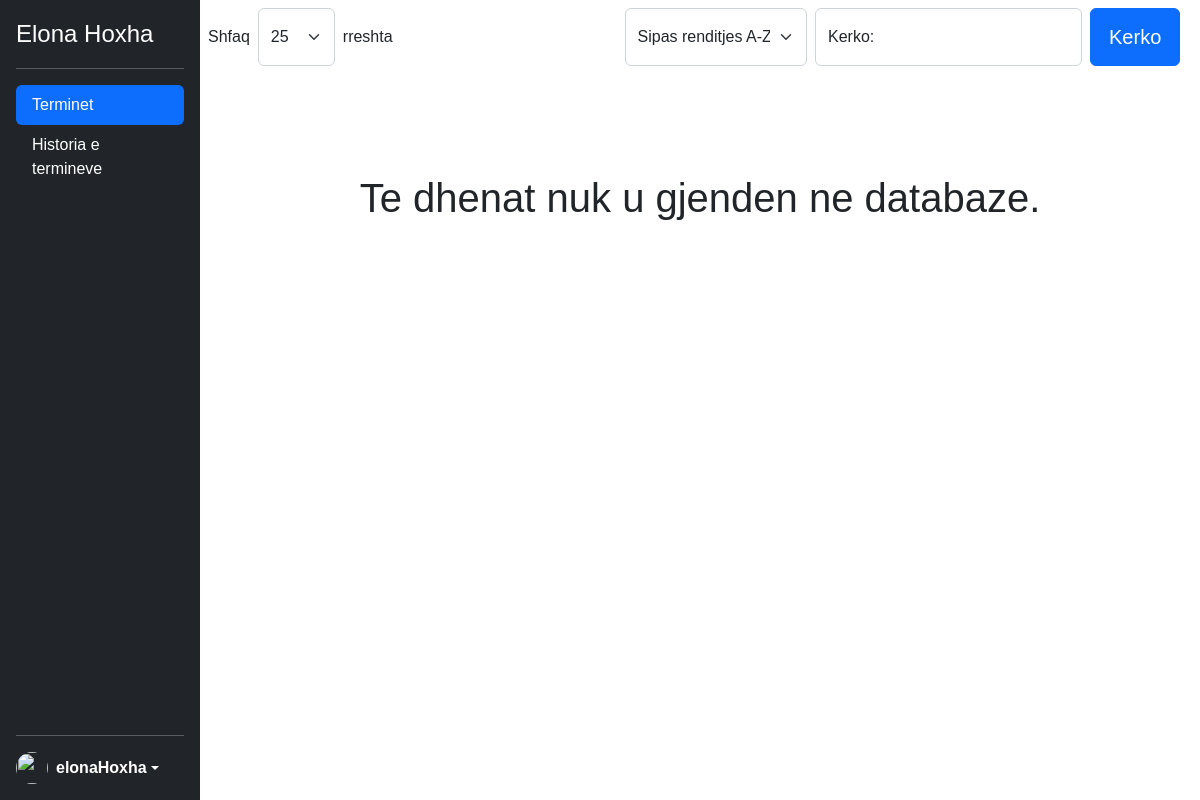
Page /doctorSide/terminet.php (signed in) on the earlier database version.
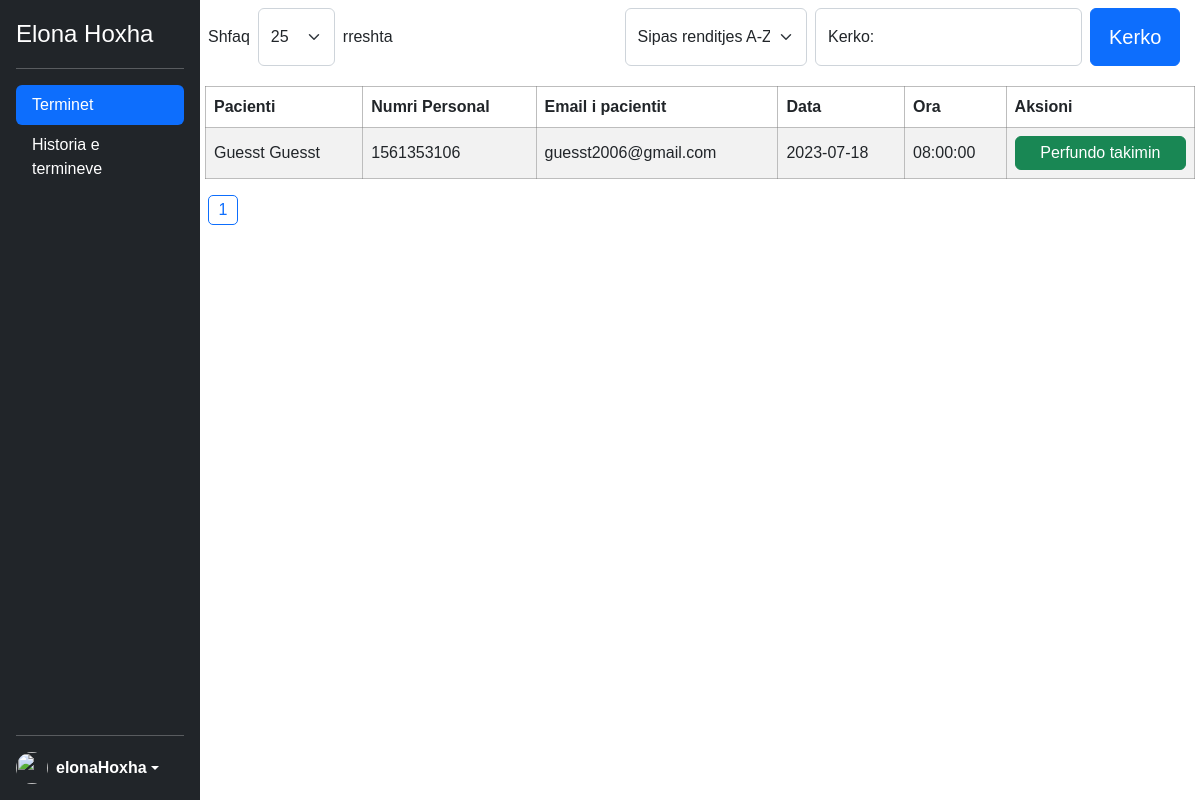
Same page on the later database version.
### tables this page shows
CREATE TABLE `terminet` (
  `id` int(11) NOT NULL,
  `doktori` varchar(100) NOT NULL,
  `emri_pacientit` varchar(100) NOT NULL,
  `mbiemri_pacientit` varchar(100) NOT NULL,
  `numri_personal` int(10) NOT NULL,
  `email_pacientit` varchar(100) NOT NULL,
  `data` date NOT NULL,
  `ora` time NOT NULL
);

### doctorSide/terminet.php (the view, shortened to what the changed rows need)
<?php
include('../config.php');
?>
<!DOCTYPE html>
<html lang="en">
<head>
    <link rel="stylesheet" href="../css/main.css">
    <link href="https://cdn.jsdelivr.net/npm/bootstrap@5.2.0-beta1/dist/css/bootstrap.min.css" rel="stylesheet">
    <link rel="stylesheet" href="../bootstrap-5.1.3-examples/sidebars/sidebars.css">
</head>
<body>
    <?php
    $entries = isset($_GET['entries']) ? $_GET['entries'] : 25;
    $sortDefault = "default";
    $sortBy = isset($_GET['sortBy']) ? $_GET['sortBy'] : $sortDefault;
    $sort = "";
    $countSql = "SELECT COUNT(*) as total FROM terminet WHERE doktori=:doktori";
    $countPrep = $con->prepare($countSql);
    $countPrep->bindParam(':doktori', $_SESSION['doctor']);
    $countPrep->execute();
    $totalRows = $countPrep->fetch();
    $totalRows = $totalRows['total'];
    $totalPages = ceil($totalRows / $entries);
    $currentPage = isset($_GET['page']) ? $_GET['page'] : 1;
    $startIndex = ($currentPage - 1) * $entries;
    if ($sortBy == "default") {
        $sort = " ORDER BY doktori ASC LIMIT :startIndex, $entries";
    } else if ($sortBy == "ASC") {
        $sort = " ORDER BY doktori ASC LIMIT :startIndex, $entries";
        $sortASC = 'selected';
        $searchedQuery = isset($_GET['keyword']) ? $_GET['keyword'] : "";
    } else if ($sortBy == "DESC") {
        $sort = " ORDER BY doktori DESC LIMIT :startIndex, $entries";
        $sortDESC = 'selected';
        $searchedQuery = isset($_GET['keyword']) ? $_GET['keyword'] : "";
    } else if ($sortBy == "date") {
        $sort = " ORDER BY DATE(data) LIMIT :startIndex, $entries";
        $sortDate = 'selected';
        $searchedQuery = isset($_GET['keyword']) ? $_GET['keyword'] : "";
    }
    if (isset($_GET['search']) && !empty($_GET['keyword'])) {
        $keyword = $_GET['keyword'];
        $sort = "SELECT * FROM terminet WHERE doktori=:doktori AND (numri_personal=:keyword OR
                 emri_pacientit=:keyword OR mbiemri_pacientit=:keyword OR data=:keyword OR ora=:keyword)" . $sort;
        $sql = $sort;
        $prep = $con->prepare($sql);
        $prep->bindParam(':keyword', $keyword);
        $prep->bindParam(':doktori', $_SESSION['doctor']);
        $prep->bindValue(':startIndex', $startIndex, PDO::PARAM_INT);
        $prep->execute();
        $data = $prep->fetchAll(PDO::FETCH_ASSOC);
        $searchedQuery = $keyword;
    } else {
        $sql = "SELECT * FROM terminet WHERE doktori=:doktori" . $sort;
        $prep = $con->prepare($sql);
        $prep->bindParam(':doktori', $_SESSION['doctor']);
        $prep->bindValue(':startIndex', $startIndex, PDO::PARAM_INT);
        $prep->execute();
        $data = $prep->fetchAll(PDO::FETCH_ASSOC);
    }
    if (!$data) {
        $empty = 'empty';
    } else {
        $empty = '';
    }
    ?>
    <main class="main d-flex flex-column align-items-center">
        <?php if ($empty == '') : ?>
            <table class="table table-striped mt-2">
                <thead>
                    <tr>
                        <th scope="col">Pacienti</th>
                        <th scope="col">Numri Personal</th>
                        <th scope="col">Email i pacientit</th>
                        <th scope="col">Data</th>
                        <th scope="col">Ora</th>
                        <th scope="col">Aksioni</th>
                    </tr>
                </thead>
                <tbody>
                    <?php foreach ($data as $data) : ?>
                        <tr>
                            <td><?= $data['emri_pacientit'] . ' ' . $data['mbiemri_pacientit']  ?></td>
                            <td><?= $data['numri_personal'] ?></td>
                            <td><?= $data['email_pacientit'] ?></td>
                            <td><?= $data['data'] ?></td>
                            <td><?= $data['ora'] ?> </td>
                            <td class="text-center">
                                <a class="text-decoration-none text-white" href="perfundoTakimin.php?id=<?= $data['id']  ?>"><button class="btn btn-success  w-100 p-1 text-white">Perfundo takimin</button></a>
                            </td>
                        </tr>
                    <?php endforeach; ?>
                </tbody>
            </table>
        <?php endif; ?>
        <?php if ($empty == 'empty') { ?>
            <article class=" d-flex justify-content-center mt-5">
                <h1 class=" h1 fw-normal text-center mt-5">Te dhenat nuk u gjenden ne databaze.</h1>
            </article>
        <?php } else { ?>
            <div class="imagePagination  justify-content-start w-100 ps-2">
                <?php
                $maxVisibleLinks = 5;
                $startPage = max(1, $currentPage - floor($maxVisibleLinks / 2));
                $endPage = min($startPage + $maxVisibleLinks - 1, $totalPages);
                for ($i = $startPage; $i <= $endPage; $i++) {
                    $activePage = ($i == $currentPage) ? 'activePage' : '';
                    echo '<a class="paginationLink ' . $activePage . '" href="?page=' . $i . '">' . $i . '</a> ';
                }
                ?>
            </div>
        <?php } ?>
    </main>
</body>

Differences in the rows shown:
added terminet: emri_pacientit "Guesst", mbiemri_pacientit "Guesst", numri_personal "1561353106", email_pacientit "guesst2006@gmail.com", data "2023-07-18", ora "08:00:00"
Other differences:
text no longer shown: "Te dhenat nuk u gjenden ne databaze."
text now shown: "Pacienti Numri Personal Email i pacientit Data Ora Aksioni"
new list line: "1"
